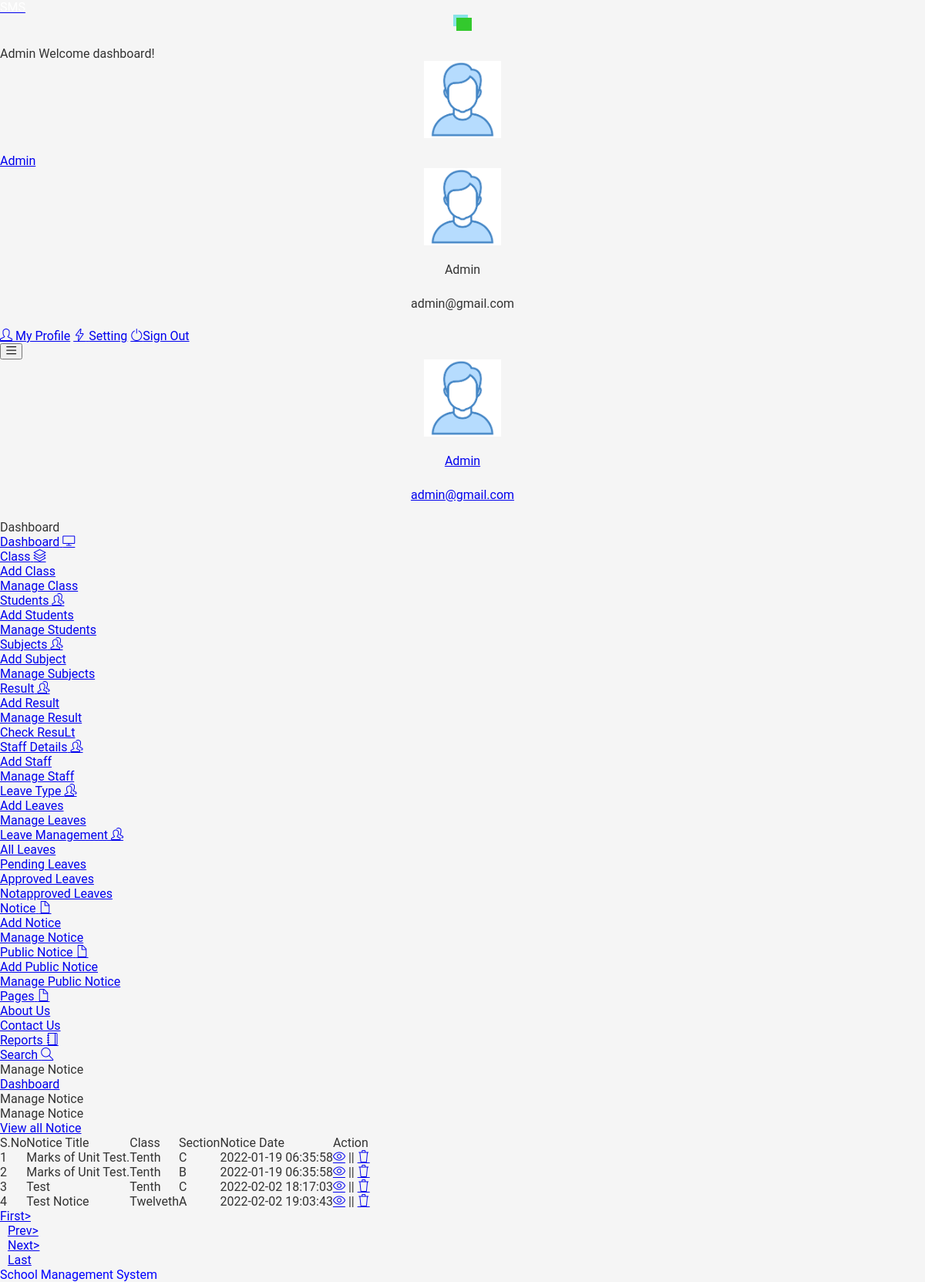
The app's page /studentms/admin/manage-notice.php (signed in) with its own data.
### tables this page shows
CREATE TABLE IF NOT EXISTS `tblnotice` (
  `id` int NOT NULL AUTO_INCREMENT,
  `NoticeTitle` mediumtext,
  `ClassId` int DEFAULT NULL,
  `NoticeMsg` mediumtext,
  `CreationDate` timestamp NULL DEFAULT CURRENT_TIMESTAMP,
  PRIMARY KEY (`id`)
);

CREATE TABLE IF NOT EXISTS `tblclass` (
  `id` int NOT NULL AUTO_INCREMENT,
  `ClassName` varchar(50) DEFAULT NULL,
  `ClassNameNumeric` int DEFAULT NULL,
  `Section` varchar(20) DEFAULT NULL,
  `CreationDate` timestamp NULL DEFAULT CURRENT_TIMESTAMP,
  PRIMARY KEY (`id`)
);

### studentms/admin/manage-notice.php (the view, shortened to what the rows shown need)
<?php
include('includes/dbconnection.php');
if (strlen($_SESSION['sturecmsaid']==0)) {
  header('location:logout.php');
  } else{
?>
<!DOCTYPE html>
<html lang="en">
  <head>
    <link rel="stylesheet" href="vendors/simple-line-icons/css/simple-line-icons.css">
    <link rel="stylesheet" href="vendors/flag-icon-css/css/flag-icon.min.css">
    <link rel="stylesheet" href="vendors/css/vendor.bundle.base.css">
    <link rel="stylesheet" href="./vendors/daterangepicker/daterangepicker.css">
    <link rel="stylesheet" href="./vendors/chartist/chartist.min.css">
    <link rel="stylesheet" href="./css/style.css">
  </head>
  <body>
    <div class="container-scroller">
     <?php include_once('includes/header.php');?>
      <div class="container-fluid page-body-wrapper">
        <?php include_once('includes/sidebar.php');?>
        <div class="main-panel">
          <div class="content-wrapper">
            <div class="row">
              <div class="col-md-12 grid-margin stretch-card">
                <div class="card">
                  <div class="card-body">
                    <div class="table-responsive border rounded p-1">
                      <table class="table">
                        <thead>
                          <tr>
                            <th class="font-weight-bold">S.No</th>
                            <th class="font-weight-bold">Notice Title</th>
                            <th class="font-weight-bold">Class</th>
                            <th class="font-weight-bold">Section</th>
                            <th class="font-weight-bold">Notice Date</th>
                            <th class="font-weight-bold">Action</th>
                          </tr>
                        </thead>
                        <tbody>
                           <?php
                           if (isset($_GET['pageno'])) {
            $pageno = $_GET['pageno'];
        } else {
            $pageno = 1;
        }
        $no_of_records_per_page =15;
        $offset = ($pageno-1) * $no_of_records_per_page;
$sql="SELECT tblclass.id,tblclass.ClassName,tblclass.Section,tblnotice.NoticeTitle,tblnotice.CreationDate,tblnotice.ClassId,tblnotice.id as nid from tblnotice join tblclass on tblclass.id=tblnotice.ClassId LIMIT $offset, $no_of_records_per_page";
$query = $dbh -> prepare($sql);
$query->execute();
$results=$query->fetchAll(PDO::FETCH_OBJ);
$cnt=1;
if($query->rowCount() > 0)
{
foreach($results as $row)
{               ?>
                          <tr>
                            <td><?php echo htmlentities($cnt);?></td>
                            <td><?php  echo htmlentities($row->NoticeTitle);?></td>
                            <td><?php  echo htmlentities($row->ClassName);?></td>
                            <td><?php  echo htmlentities($row->Section);?></td>
                            <td><?php  echo htmlentities($row->CreationDate);?></td>
                            <td>
                              <div><a href="edit-notice-detail.php?editid=<?php echo htmlentities ($row->id);?>"><i class="icon-eye"></i></a>
                                                || <a href="manage-notice.php?delid=<?php echo ($row->id);?>" onclick="return confirm('Do you really want to Delete ?');"> <i class="icon-trash"></i></a></div>
                            </td>
                          </tr><?php $cnt=$cnt+1;}} ?>
                        </tbody>
                      </table>
                    </div>
                  </div>
                </div>
              </div>
            </div>
          </div>
        </div>
      </div>
    </div>
  </body>
</html><?php }  ?>

### studentms/admin/includes/header.php (shortened to what the rows shown need)
 <nav class="navbar default-layout-navbar col-lg-12 col-12 p-0 fixed-top d-flex flex-row">
        </div><?php
         $aid= $_SESSION['sturecmsaid'];
$sql="SELECT * from tbladmin where id=:aid";
$query = $dbh -> prepare($sql);
$query->bindParam(':aid',$aid,PDO::PARAM_STR);
$query->execute();
$results=$query->fetchAll(PDO::FETCH_OBJ);
$cnt=1;
if($query->rowCount() > 0)
{
foreach($results as $row)
{               ?>
        <div class="navbar-menu-wrapper d-flex align-items-center flex-grow-1">
          <h5 class="mb-0 font-weight-medium d-none d-lg-flex"><?php  echo htmlentities($row->AdminName);?> Welcome dashboard!</h5>
          <ul class="navbar-nav navbar-nav-right ml-auto">
            <li class="nav-item dropdown d-none d-xl-inline-flex user-dropdown">
              <a class="nav-link dropdown-toggle" id="UserDropdown" href="#" data-toggle="dropdown" aria-expanded="false">
                <img class="img-xs rounded-circle ml-2" src="images/faces/face8.jpg" alt="Profile image"> <span class="font-weight-normal"> <?php  echo htmlentities($row->AdminName);?> </span></a>
              <div class="dropdown-menu dropdown-menu-right navbar-dropdown" aria-labelledby="UserDropdown">
                <div class="dropdown-header text-center">
                  <img class="img-md rounded-circle" src="images/faces/face8.jpg" alt="Profile image">
                  <p class="mb-1 mt-3"><?php  echo htmlentities($row->AdminName);?></p>
                  <p class="font-weight-light text-muted mb-0"><?php  echo htmlentities($row->Email);?></p>
                </div><?php $cnt=$cnt+1;}} ?>
              </div>
            </li>
          </ul>
          <button class="navbar-toggler navbar-toggler-right d-lg-none align-self-center" type="button" data-toggle="offcanvas">
            <span class="icon-menu"></span>
          </button>
        </div>
      </nav>

### studentms/admin/includes/sidebar.php (shortened to what the rows shown need)
<nav class="sidebar sidebar-offcanvas" id="sidebar">
          <ul class="nav">
            <li class="nav-item nav-profile">
              <a href="#" class="nav-link">
                <div class="text-wrapper">
                  <?php
         $aid= $_SESSION['sturecmsaid'];
$sql="SELECT * from tbladmin where id=:aid";
$query = $dbh -> prepare($sql);
$query->bindParam(':aid',$aid,PDO::PARAM_STR);
$query->execute();
$results=$query->fetchAll(PDO::FETCH_OBJ);
$cnt=1;
if($query->rowCount() > 0)
{
foreach($results as $row)
{               ?>
                  <p class="profile-name"><?php  echo htmlentities($row->AdminName);?></p>
                  <p class="designation"><?php  echo htmlentities($row->Email);?></p><?php $cnt=$cnt+1;}} ?>
                </div>
              </a>
            </li>
          </ul>
        </nav>

### records on screen
tblnotice: NoticeTitle "Marks of Unit Test.", ClassId.ClassName "Tenth", ClassId.Section "C", CreationDate "2022-01-19 06:35:58"
tblnotice: NoticeTitle "Marks of Unit Test.", ClassId.ClassName "Tenth", ClassId.Section "B", CreationDate "2022-01-19 06:35:58"
tblnotice: NoticeTitle "Test", ClassId.ClassName "Tenth", ClassId.Section "C", CreationDate "2022-02-02 18:17:03"
tblnotice: NoticeTitle "Test Notice", ClassId.ClassName "Twelveth", ClassId.Section "A", CreationDate "2022-02-02 19:03:43"

### other values on screen
$row->AdminName "Admin"
$row->Email "admin@gmail.com"
